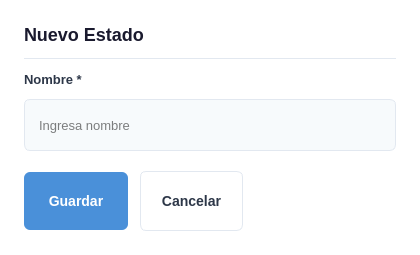
<?xml version="1.0" encoding="UTF-8"?>
<ui version="4.0">
 <class>EstadosGeoForm</class>
 <widget class="QDialog" name="EstadosGeoForm">
  <property name="geometry"><rect><x>0</x><y>0</y><width>420</width><height>230</height></rect></property>
  <property name="windowTitle"><string>Nuevo Estado</string></property>
  <property name="styleSheet"><string notr="true">
QDialog { background-color: white; }
QLabel#dialogTitle { font-size: 18px; font-weight: bold; color: #1a1a2e; }
QLineEdit { padding: 8px 12px; border: 1px solid #e2e8f0; border-radius: 6px; background-color: #f7fafc; font-size: 13px; min-height: 34px; }
QLineEdit:focus { border: 1px solid #4a90d9; background-color: white; }
QLineEdit:hover { border: 1px solid #cbd5e0; }
QPushButton#btnGuardar { background-color: #4a90d9; color: white; border: none; border-radius: 6px; font-size: 14px; font-weight: 600; padding: 10px 24px; min-height: 38px; }
QPushButton#btnGuardar:hover { background-color: #3a7bc8; }
QPushButton#btnCancelar { background-color: white; color: #2d3748; border: 1px solid #e2e8f0; border-radius: 6px; font-size: 14px; font-weight: 500; padding: 10px 20px; min-height: 38px; }
QPushButton#btnCancelar:hover { background-color: #f7fafc; border-color: #cbd5e0; }
  </string></property>
  <layout class="QVBoxLayout" name="mainLayout">
   <property name="spacing"><number>12</number></property>
   <property name="leftMargin"><number>24</number></property><property name="topMargin"><number>24</number></property><property name="rightMargin"><number>24</number></property><property name="bottomMargin"><number>24</number></property>
   <item><widget class="QLabel" name="dialogTitle"><property name="text"><string>Nuevo Estado</string></property></widget></item>
   <item><widget class="QFrame" name="separator"><property name="frameShape"><enum>QFrame::HLine</enum></property><property name="styleSheet"><string>color: #e2e8f0;</string></property></widget></item>
   <item><widget class="QLabel" name="label_Nombre"><property name="text"><string>Nombre *</string></property><property name="styleSheet"><string>font-size: 13px; color: #2d3748; font-weight: 600;</string></property></widget></item>
   <item><widget class="QLineEdit" name="input_Nombre"><property name="placeholderText"><string>Ingresa nombre</string></property></widget></item>
   <item><spacer name="verticalSpacer"><property name="orientation"><enum>Qt::Vertical</enum></property><property name="sizeType"><enum>QSizePolicy::Fixed</enum></property><property name="sizeHint" stdset="0"><size><width>20</width><height>8</height></size></property></spacer></item>
   <item>
    <layout class="QHBoxLayout" name="buttonLayout">
     <item><widget class="QPushButton" name="btnGuardar"><property name="text"><string>Guardar</string></property><property name="cursor"><cursorShape>PointingHandCursor</cursorShape></property></widget></item>
     <item><widget class="QPushButton" name="btnCancelar"><property name="text"><string>Cancelar</string></property><property name="cursor"><cursorShape>PointingHandCursor</cursorShape></property></widget></item>
     <item><spacer name="buttonSpacer"><property name="orientation"><enum>Qt::Horizontal</enum></property><property name="sizeHint" stdset="0"><size><width>40</width><height>20</height></size></property></spacer></item>
    </layout>
   </item>
  </layout>
 </widget>
 <resources/>
 <connections/>
</ui>
